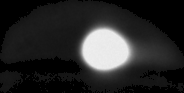
#> input picture Training/Merged/A1_comet244.png, 184 x 93 px, given in place of SYBR.jpg, which was not available
$ python BetterImageReg.py
#> lines starting #> are read from the running program, lines starting #| are printed output that depends on the picture; after the words box and inside, x2 and y2 are one past the last pixel; in counts of white or black regions, pixels touching at a corner belong together; pictures that were not available may be replaced by others from this repository, and a replacement may not be noted
# import the necessary packages
import numpy as np
import argparse
import imutils
import cv2
import os

import matplotlib.pyplot as plt
from math import  sqrt
#-8,7,61.5,35.25


# read args from command line
ap = argparse.ArgumentParser()

ap.add_argument("-b", "--before-image", help="Path to the 'before' image")
ap.add_argument("-a", "--after-image", help="Path to the 'after' image")
ap.add_argument("-p", "--params", help="Path to a previously saved grid params file")
ap.add_argument("-w", "--write-params", help="Path prefix to save  grid params")
ap.add_argument("-o", "--output", help="Path prefix to save output image files and annotations")

args = vars(ap.parse_args())

grid_params_file = args["params"] if args["params"] else 'grid-spacing.txt'
grid_param_outfile = args["write_params"] if args["write_params"] else 'grid-spacing.txt'
output_dir = args["output"] if args["output"] else 'images'
before_filename = args['before_image'] if args['before_image'] else "SYBR.jpg"
after_filename = args['after_image'] if args['after_image'] else "QDOT.jpg"


# check if output images directory exists, if not try to create it
os.makedirs(output_dir, exist_ok=True)

#loads in images
#before = cv2.imread("/Users/gigiminsky/Google Drive/Amelia Projects/B9_-1_1_1_Stitched[SYBR Comet_GFP 469,525]_001.jpg")
before = cv2.imread(before_filename)
#> before is the input picture: shape (93, 184, 3); min 0, max 239, mean 40.6
after = cv2.imread(after_filename)
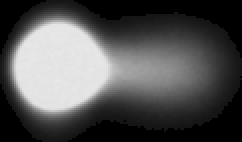
#> input picture Training/Merged/A1_comet298.png, 121 x 71 px, given in place of QDOT.jpg, which was not available (shown 2 times larger)
#> after is the input picture: shape (71, 121, 3); min 0, max 232, mean 82.4

before_orig = before.copy()
after_orig = after.copy()


before = cv2.cvtColor(before, cv2.COLOR_BGR2GRAY)
#> before: shape (93, 184)
after = cv2.cvtColor(after, cv2.COLOR_BGR2GRAY)
#> after: shape (71, 121)

ret, before = cv2.threshold(before, 0,255, cv2.THRESH_BINARY+cv2.THRESH_OTSU)
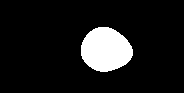
#> before: shape (93, 184); 10.4% white; 1 white region, box (x1, y1, x2, y2) and area: (81, 27, 133, 72) 1776
#> ret = 119
ret, after = cv2.threshold(after, 0,255, cv2.THRESH_BINARY+cv2.THRESH_OTSU)
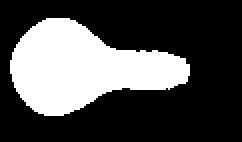
#> after: shape (71, 121) (shown 2 times larger); 30.6% white; 1 white region, box (x1, y1, x2, y2) and area: (5, 9, 95, 58) 2631
#> ret = 113

# increment of rotation adjustment
r_angle = 0.25

#dir = "/Users/gigiminsky/Google Drive/PyCharm Projects/ImageRegistration/Images/"

#spacing = 20
height = before.shape[0]
#> height = 93
width = before.shape[1]
#> width = 184
cropleft = 50
cropright = 50
gridx = 246/4 #got this value from preview, divide by four to operate on resize image
gridy = 139/4 #got this value from preview, ^
resizedbefore = imutils.resize(before, width=int(width / 4.0))
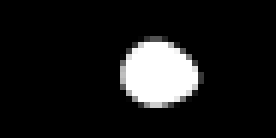
#> resizedbefore: shape (23, 46) (shown 6 times larger); min 0, max 255, mean 26.5

# check if grid-spacing params file exists
if os.path.isfile(grid_params_file):
    with open(grid_params_file, 'r') as in_file:
      line = in_file.readline()
      (dx, dy, gridx, gridy, r_angle) = map(float, line.split(","))
else:
    (dx, dy, gridx, gridy, r_angle) = (-51.5,-63.0,60.25,33.75,0.25) # some default values

# we need to get some good guesses for these for the image
centerX = resizedbefore.shape[1] / 2
#> centerX = 23
centerY= resizedbefore.shape[0]/2
#> centerY = 11.5
wellRadius = resizedbefore.shape[0] / 2.5
#> wellRadius = 9.2

def doThreshold(img):
    retval, bitmap = cv2.threshold(img,80,255,cv2.THRESH_BINARY+cv2.THRESH_OTSU)
    return bitmap


def drawGrid(img,xoff,yoff):
    font = cv2.FONT_HERSHEY_SIMPLEX
    before_gray = cv2.cvtColor(img, cv2.COLOR_BGR2GRAY)
    before_thresh = doThreshold(before_gray)
    img = cv2.cvtColor(before_thresh, cv2.COLOR_GRAY2BGR)

    cv2.putText(img, f'gridresponse = {findGridResponse(before_thresh, dx, dy, gridx, gridy, r_angle, annotate=img)}', (0,230), font, 1, (200,255,155), 2, cv2.LINE_AA)

    for p1 in gridpoints(img, xoff, yoff, gridx, gridy):
        cv2.circle(img, p1, 10, (0, 0, 255), 1)  # draws circle grid across x axis

    with open('grid-spacing.txt', 'w') as out_file:
        out_file.write(f'{dx},{dy},{gridx},{gridy},{r_angle}')

    cv2.putText(img, f'dx,dy,gridx,gridy,r_angle = {dx},{dy},{gridx},{gridy},angle={r_angle}', (0, 130), font, 1, (200, 255, 155), 2, cv2.LINE_AA)

    return img


# [18 lines left out: function writeGridPointFile, not called in this run]


# let's add that grid point generator function
def gridpoints(img, xoff, yoff, gx, gy, center_x=centerX, center_y=centerY, max_radius=wellRadius):
    row = 0
    w = img.shape[1]
    h = img.shape[0]
    for y in np.arange(cropleft, h - cropright, gy / 2):
        for x in np.arange(cropleft, w - cropright, gx):
            # check if point (x,y) is within RADIUS distance of center, if
            # it is not, skip it
            distx = x - center_x
            disty = y - center_y
            dist = sqrt(distx*distx + disty*disty) # euclidean distance
            if dist > max_radius:
                continue     # this will skip this point by skipping to next iteration of the inner loop
            if row % 2 == 1:  # if row number is odd, shift the whole row horizontally by gridx/2
                shift = gx / 2
            else:
                shift = 0
            p1 = (int(x + xoff + shift), int(y + yoff))
            yield p1
        row = row + 1


# [49 lines left out: functions cleanCometFiles, writeGrid, countPixelsAtGridPoint, not called in this run]


def findGridResponse(img, xoff, yoff, gx, gy, angle, annotate=None):
    response = 0
    num = 1
    radius = 5
    w = img.shape[0]
    h = img.shape[1]
    img_rotated =  imutils.rotate(img.copy(), angle)

    for n, p1 in enumerate(gridpoints(img, xoff, yoff, gx, gy, max_radius=400)):
        #if n%2 != 0:
        #    continue
        npixels = countPixelsAtGridPoint(img_rotated,radius,p1)
        if annotate is not None and npixels > 0:
            cv2.circle(annotate, p1, radius, (255, 0, 0), 1)  # draws circle for nonzero pixel count
        response = response + npixels
    return response


# [17 lines left out: function findMaxGridResponse, not called in this run]


  # [14 lines of commented-out code are left out]

help = """
        r\toffset right
        l\toffset left
        u\toffset up
        d\toffset down
        +\tincrement gridx
        -\tdecrement gridx
        y\tincrement gridy
        t\tdecrement gridy
        q\tquit
        w\tWrite Grid images
        1\trotate right
        2\trotate left
        z\ttoggle grid
        """

writing = False
show_grid = True
while True:
    # make copy of the original images, rotate them by the current rotation angle
    before = imutils.rotate(before_orig.copy(), r_angle)
#> before: shape (93, 184, 3)
    after = imutils.rotate(after_orig.copy(), r_angle)
#> after: shape (71, 121, 3)
    resizedbefore = imutils.resize(before, width=int(width / 4.0))
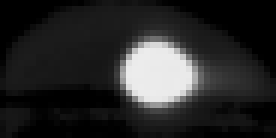
#> resizedbefore: shape (23, 46, 3) (shown 6 times larger); min 0, max 236, mean 40.5
    working = resizedbefore.copy()
    if show_grid:
        working = drawGrid(working,dx,dy)
#> in doThreshold, `retval, bitmap = cv2.threshold(img,80,255,cv2.THRESH_BINARY+cv2.THRESH..`:
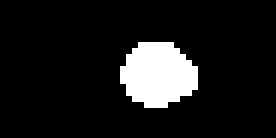
#> bitmap: shape (23, 46) (shown 6 times larger); 10.3% white; 1 white region, box (x1, y1, x2, y2) and area: (20, 7, 33, 18) 109
#> in doThreshold, `retval, bitmap = cv2.threshold(img,80,255,cv2.THRESH_BINARY+cv2.THRESH..`: retval = 118
#> after the loop in findGridResponse, `for n, p1 in enumerate(gridpoints(img, xoff, yoff, gx, gy, max_radius=..`: response = 0
    cv2.imshow("window", working)
    key = cv2.waitKey(0) & 0xFF
#> (key Esc is pressed here)
    if chr(key) == 'r':
        dx = dx+1
    elif chr(key) == 'l':
        dx = dx-1
    elif chr(key) == 'u':
        dy = dy - 1
    elif chr(key) == 'd':
        dy = dy + 1
    elif chr(key) == '+':
        gridx = gridx+0.25
    elif chr(key) == '-':
        gridx = gridx-0.25
    elif chr(key) == 'y':
        gridy = gridy + 0.25
    elif chr(key) == 't':
        gridy = gridy - 0.25
    elif chr(key) == 'q':
        break
    elif chr(key) == 'w':
        writeGrid(working,before, after, dx,dy, radius=15)
    elif chr(key) == 'm':
        before_gray =  cv2.cvtColor(before, cv2.COLOR_BGR2GRAY)
        #before_thresh = cv2.adaptiveThreshold(before_gray,255,cv2.ADAPTIVE_THRESH_GAUSSIAN_C, cv2.THRESH_BINARY_INV,11,2)
        before_thresh = doThreshold(before_gray)
        #kernel = np.ones((7, 7), np.uint8)
        #before_thresh = cv2.erode(before_thresh, kernel )
        before_thresh = imutils.resize(before_thresh, width=int(width / 4.0))

        dx,dy,gridx,gridy,r_angle = findMaxGridResponse(before_thresh)
    elif chr(key) == '1':
        r_angle += 0.25
    elif chr(key) == '2':
        r_angle -= 0.25
    elif chr(key) == 'z':
        show_grid = not show_grid
    elif chr(key) == '?':
        print(help)
